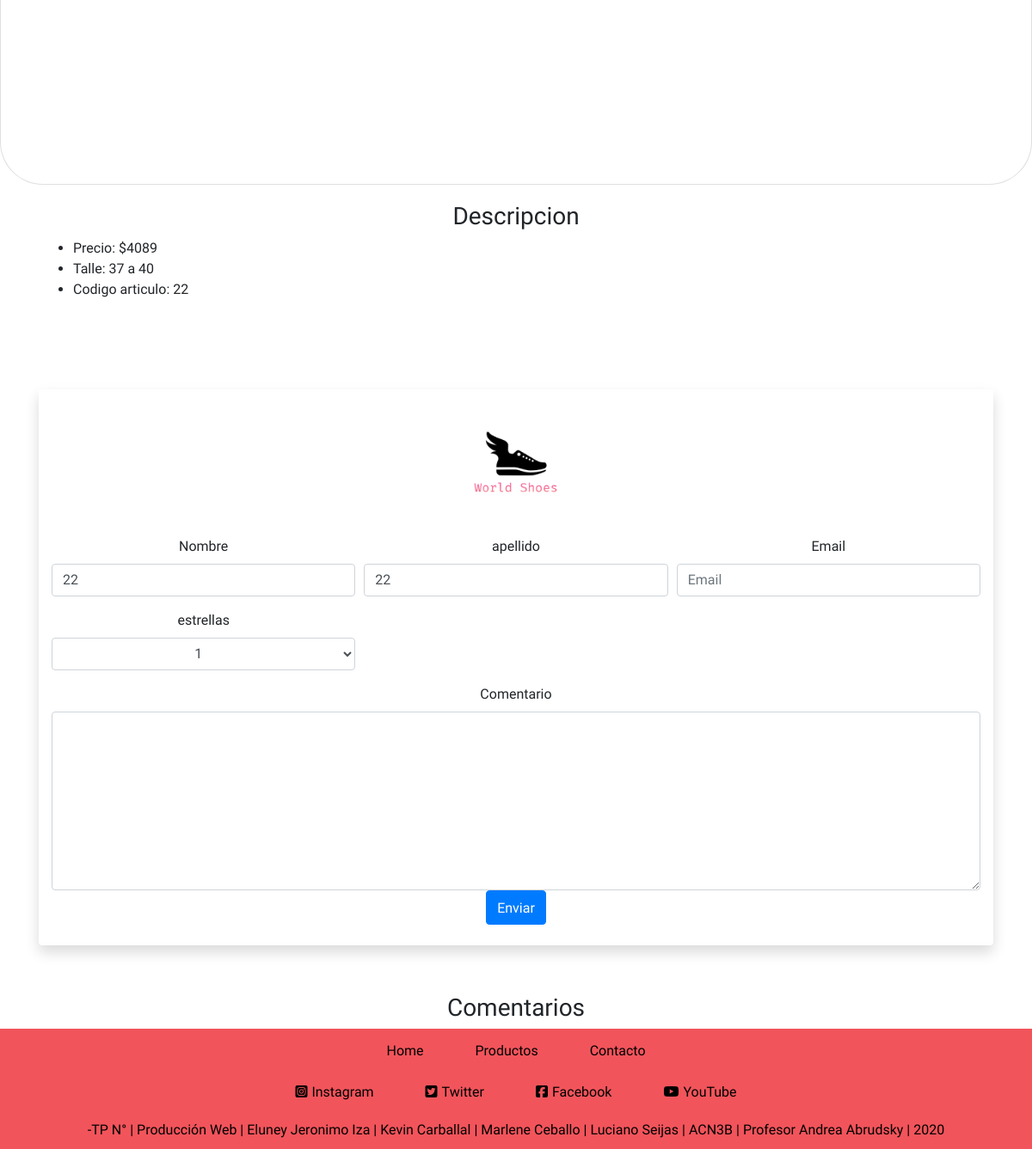
Before: /detalle.php?id_producto=22 (lower part) with the older database file.
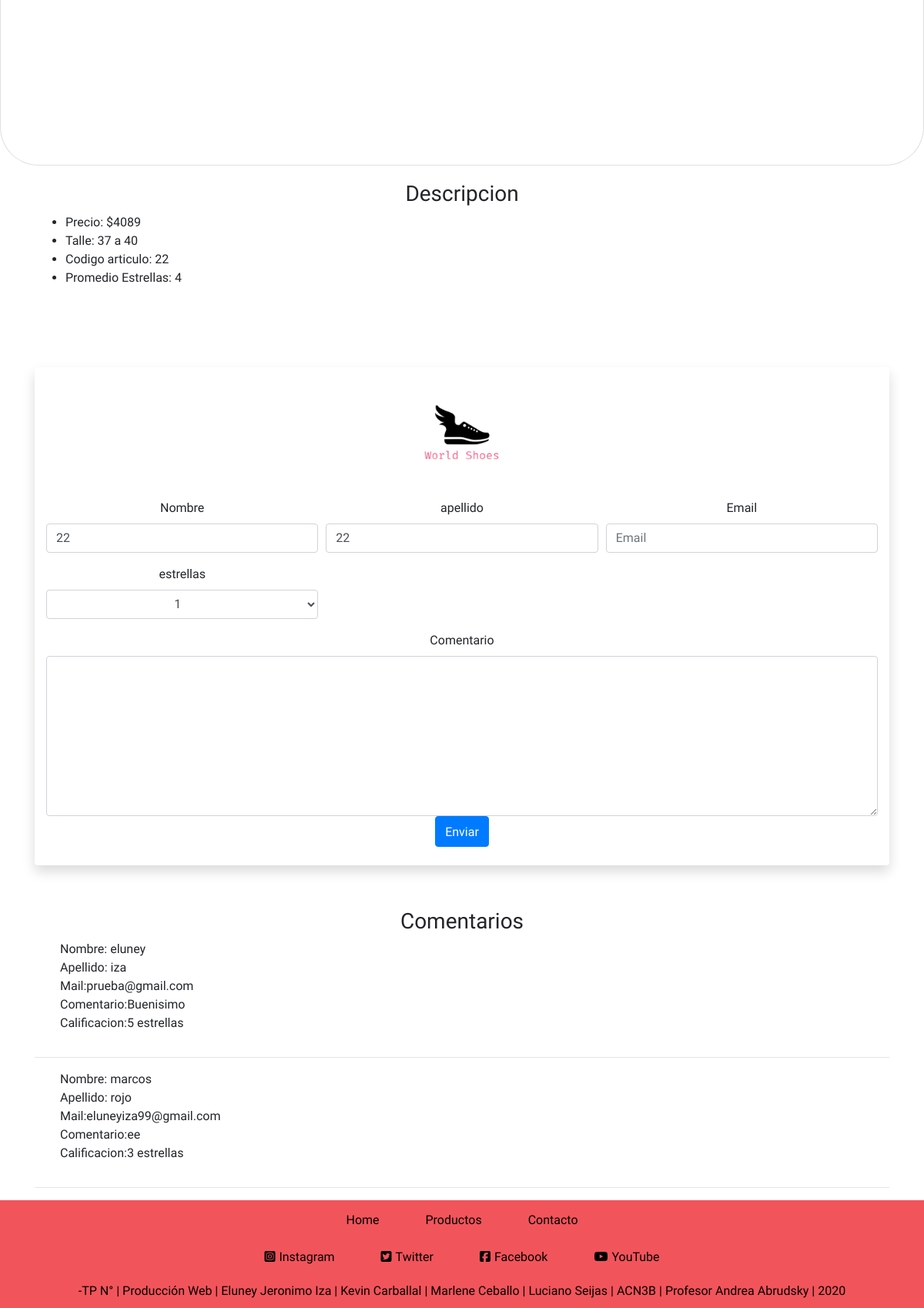
After: the same page with the newer database file.
### tables this page shows
CREATE TABLE `zapatillas` (
  `id` int(11) NOT NULL,
  `nombre` varchar(250) NOT NULL,
  `descripcion` varchar(250) DEFAULT NULL,
  `precio` int(15) NOT NULL,
  `id_marca` int(11) NOT NULL,
  `modelo` varchar(20) NOT NULL,
  `id_genero` int(1) NOT NULL,
  `imagenmini` varchar(200) NOT NULL,
  `imagengrande` varchar(200) NOT NULL,
  `nuevo` int(1) NOT NULL,
  `activo` int(11) NOT NULL
);

CREATE TABLE `comentarios` (
  `id` int(11) NOT NULL,
  `id_producto` int(11) NOT NULL,
  `nombre` varchar(20) NOT NULL,
  `apellido` varchar(20) NOT NULL,
  `comentario` varchar(300) NOT NULL,
  `estrellas` int(1) NOT NULL,
  `email` varchar(100) NOT NULL,
  `aprobado` int(11) NOT NULL
);

### detalle.php (the view, shortened to what this page needs)
<!DOCTYPE html>
<html lang="en">
<?php
    require_once('head.php');
    require_once 'login.php';
    $mysqli = new mysqli($hostname, $username,$password, $database);
?>
<body>
    <div id="page-content-wrapper">
        <?php
        if(isset($_REQUEST['id_producto'])){
            $id_producto = $_REQUEST['id_producto'];
        }else{
            $id_producto = "";
        }
        $sql = "SELECT * FROM `zapatillas` where id = " . $id_producto;
				$result = mysqli_query($mysqli, $sql) or die("Error in Selecting " . mysqli_error($mysqli));
				$emparray = array();
					while($row =mysqli_fetch_assoc($result))
				{
					$emparray[] = $row;
				}
				$producto = $emparray;
        ?>
			<div class="card text-right">
                <div class="container col-sm-7">
                <a href=""><img src="<?php echo $producto[0]['imagengrande']?>" class="card-img w-100" alt="<?php echo $producto[0]['nombre']?>"></a>
                </div>
				<div class="card-img-overlay text-center">
				</div>
            </div>
            <div class="container">
                <h3 class="text-center">Descripcion</h3>
                <ul>
                    <li>Precio: $<?php echo $producto[0]['precio']?></li>
                    <li>Talle: 37 a 40</li>
                    <li>Codigo articulo: <?php echo $producto[0]['id']?></li>
                    <?php $consulta = "SELECT ROUND(AVG(estrellas),0)  FROM comentarios WHERE  id_producto=". $_REQUEST['id_producto'] ." and aprobado = 1";
                        $ranking = mysqli_query($mysqli, $consulta) or die("Error in Selecting " . mysqli_error($mysqli));
                        $row= mysqli_fetch_array($ranking);
                        if($row["ROUND(AVG(estrellas),0)"] > 0){
                          echo "<li>Promedio Estrellas: ". $row["ROUND(AVG(estrellas),0)"] ."</li>";
                        }
                    ?>
                </ul>
            </div>
            <div class="container">
            <div class="mt-5 pt-2 mb-5 d-block">
                <div class="container text-center pt-5 mt-5 mision rounded shadow">
                   <img src="img/logo.recort.png" alt="Logo" class="logo" width="100px">
                    <form class="pb-2" action="" method="POST">
                <div class="form-row pt-5">
                  <div class="form-group col-md-4">
                    <label for="nombre">Nombre</label>
                    <input type="text" value="<?php $id_producto= $id_producto; echo $id_producto?>" name="nombre" class="form-control">
                  </div>
                  <div class="form-group col-md-4">
                    <label for="apellido">apellido</label>
                    <input type="text" value="<?php $id_producto= $id_producto; echo $id_producto?>" name="apellido" class="form-control">
                  </div>
                  <div class="form-group col-md-4">
                      <label for="email">Email</label>
                      <input type="email" name="email" class="form-control" id="email" placeholder="Email">
                    </div>
                  <div class="form-group col-lg-4 col-sm-12 col-md-4">
                    <label for="estrellas">estrellas</label>
                    <select id="estrellas" name="estrellas" class="form-control text-center">
                      <option selected>1</option>
                    </select>
                  </div>
                  <div class="form-group col-12">
                  <label for="comentario">Comentario</label>
                  <textarea name="comentario" class="form-control pb-2" id="comentario" rows="8"></textarea>
                  <button type="submit" class="btn btn-primary pt-2" onclick="comEnviado()">Enviar</button>
                </div>
                </div>
                </div>
                </div>
            </div>
            <div class="container">
            <h3 class="text-center pt-2 col-12">Comentarios</h3>
            <?php
                $sql = "SELECT * FROM `comentarios` where id_producto = " . $id_producto;
                $resultcoments = mysqli_query($mysqli, $sql) or die("Error in Selecting " . mysqli_error($mysqli));
                $arraycoms = array();
                  while($row =mysqli_fetch_assoc($resultcoments))
                {
                  $arraycoms[] = $row;
                }
                  foreach($arraycoms as $comentario){
                      if($comentario['aprobado'] != 0){
               echo" <div class='row pl-5'>";
                echo    "<ul class='text-decoration-none list-unstyled'>";
                echo        '<li>Nombre: '. $comentario['nombre'] . '</li>';
                echo        '<li>Apellido: '. $comentario['apellido'] . '</li>';
                echo       "<li>Mail:". $comentario['email'] ."</li>";
                echo       "<li>Comentario:" . $comentario['comentario'] ."</li>";
                echo        "<li>Calificacion:" . $comentario['estrellas'] . " estrellas</li>";
                echo   "</ul>";
                echo "</div>";
                echo "<hr>";
                      }
             }
            ?>
                </div>
</div>
	<?php
		require('footer.php');
		?>
</body>
</html>

### head.php (shortened to what this page needs)
<head>
	<link href="vendor/bootstrap/css/bootstrap.min.css" rel="stylesheet">
	<link href="css/simple-sidebar.css" rel="stylesheet">
</head>

### footer.php
<footer id="footer" class="footer">
<section class="container text-center list-inline">
    <ul class="list-inline ">
        <li class="list-inline-item footer-menu"><a href="index.php" alt="Home | Index.html">Home</a></li>
        <li class="list-inline-item footer-menu"><a href="productos.php"
                alt="Productos | productos.html">Productos</a></li>
        <li class="list-inline-item footer-menu"><a href="contacto.php"
                alt="Contacto | contacto.html">Contacto</a></li>
    </ul>
    <ul class="list-inline">
        <li class="list-inline-item footer-social"><a href="https://www.instagram.com" target="new"><i
                    class="fab fa-instagram-square"></i>Instagram</a></li>
        <li class="list-inline-item footer-social"><a href="https://twitter.com" target="new"><i
                    class="fab fa-twitter-square"></i>Twitter</a></li>
        <li class="list-inline-item footer-social"><a href="https://www.facebook.com" target="new"><i
                    class="fab fa-facebook-square"></i>Facebook</a></li>
        <li class="list-inline-item footer-social"><a href="https://www.youtube.com/" target="new"><i
                    class="fab fa-youtube"></i>YouTube</a></li>
    </ul>
    <a href="" target="new" alt="Alumnos | infoExtra.php">-TP N°  | Producción Web  | Eluney Jeronimo Iza | Kevin Carballal | Marlene Ceballo | Luciano Seijas | ACN3B | Profesor Andrea Abrudsky | 2020 </a>
</section>

### css/simple-sidebar.css (style rules this page uses)
body { font-family: 'Spartan', sans-serif; }
#page-content-wrapper { min-width: 100vw; }
.card { border-radius: 50px; margin-top: 20px; margin-bottom: 20px!important; }
img.card-img { border-radius: 100px; margin: 15px; }
#footer { padding: 10px 0; background-color: #f2545b; }
#footer .list-inline .list-inline-item { padding: 0.25rem 1.5rem; }
#footer a { color: black; }
i { padding-right: 5px; }
@media (min-width: 768px) { #page-content-wrapper { min-width: 0; width: 100%; } }

Changed rows visible on the page:
added comentarios: nombre "eluney", apellido "iza", email "prueba@gmail.com", comentario "Buenisimo", estrellas "5"
added comentarios: nombre "marcos", apellido "rojo", email "eluneyiza99@gmail.com", comentario "ee", estrellas "3"
Other visible differences:
$row["ROUND(AVG(estrellas),0)"]: (not shown) → "4"
text now shown: "Promedio Estrellas:"
